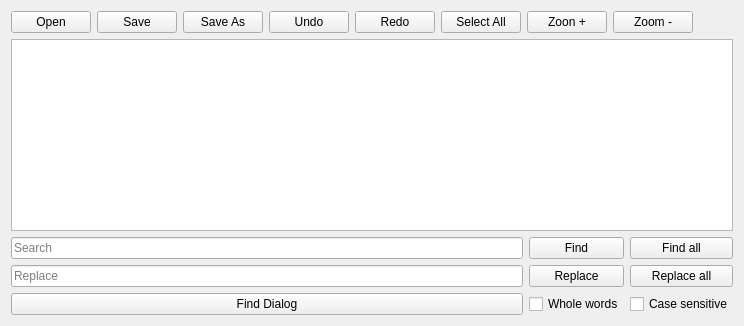
        <widget class="QWidget" name="tab_4">
         <attribute name="title">
          <string>Editor</string>
         </attribute>
         <layout class="QVBoxLayout" name="verticalLayout_14">
          <item>
           <layout class="QHBoxLayout" name="horizontalLayout_15">
            <item>
             <widget class="DialogButton" name="dialogbutton_2">
              <property name="minimumSize">
               <size>
                <width>80</width>
                <height>0</height>
               </size>
              </property>
              <property name="maximumSize">
               <size>
                <width>100</width>
                <height>16777215</height>
               </size>
              </property>
              <property name="text">
               <string>Open</string>
              </property>
              <property name="dialogName" stdset="0">
               <string>open_file</string>
              </property>
             </widget>
            </item>
            <item>
             <widget class="QPushButton" name="pushButton">
              <property name="minimumSize">
               <size>
                <width>80</width>
                <height>0</height>
               </size>
              </property>
              <property name="maximumSize">
               <size>
                <width>100</width>
                <height>16777215</height>
               </size>
              </property>
              <property name="text">
               <string>Save</string>
              </property>
             </widget>
            </item>
            <item>
             <widget class="QPushButton" name="pushButton_5">
              <property name="minimumSize">
               <size>
                <width>80</width>
                <height>0</height>
               </size>
              </property>
              <property name="maximumSize">
               <size>
                <width>100</width>
                <height>16777215</height>
               </size>
              </property>
              <property name="text">
               <string>Save As</string>
              </property>
             </widget>
            </item>
            <item>
             <widget class="QPushButton" name="pushButton_3">
              <property name="minimumSize">
               <size>
                <width>80</width>
                <height>0</height>
               </size>
              </property>
              <property name="maximumSize">
               <size>
                <width>100</width>
                <height>16777215</height>
               </size>
              </property>
              <property name="text">
               <string>Undo</string>
              </property>
             </widget>
            </item>
            <item>
             <widget class="QPushButton" name="pushButton_6">
              <property name="minimumSize">
               <size>
                <width>80</width>
                <height>0</height>
               </size>
              </property>
              <property name="maximumSize">
               <size>
                <width>100</width>
                <height>16777215</height>
               </size>
              </property>
              <property name="text">
               <string>Redo</string>
              </property>
             </widget>
            </item>
            <item>
             <widget class="QPushButton" name="pushButton_14">
              <property name="minimumSize">
               <size>
                <width>80</width>
                <height>0</height>
               </size>
              </property>
              <property name="maximumSize">
               <size>
                <width>100</width>
                <height>16777215</height>
               </size>
              </property>
              <property name="text">
               <string>Select All</string>
              </property>
             </widget>
            </item>
            <item>
             <widget class="QPushButton" name="pushButton_7">
              <property name="minimumSize">
               <size>
                <width>80</width>
                <height>0</height>
               </size>
              </property>
              <property name="maximumSize">
               <size>
                <width>100</width>
                <height>16777215</height>
               </size>
              </property>
              <property name="text">
               <string>Zoon +</string>
              </property>
             </widget>
            </item>
            <item>
             <widget class="QPushButton" name="pushButton_13">
              <property name="minimumSize">
               <size>
                <width>80</width>
                <height>0</height>
               </size>
              </property>
              <property name="maximumSize">
               <size>
                <width>100</width>
                <height>16777215</height>
               </size>
              </property>
              <property name="text">
               <string>Zoom -</string>
              </property>
             </widget>
            </item>
            <item>
             <spacer name="horizontalSpacer">
              <property name="orientation">
               <enum>Qt::Horizontal</enum>
              </property>
              <property name="sizeHint" stdset="0">
               <size>
                <width>40</width>
                <height>20</height>
               </size>
              </property>
             </spacer>
            </item>
           </layout>
          </item>
          <item>
           <layout class="QHBoxLayout" name="horizontalLayout_12">
            <item>
             <widget class="GcodeTextEdit" name="gcodetextedit_2">
              <property name="syntaxHighlighting" stdset="0">
               <bool>true</bool>
              </property>
              <property name="currentLineBackground" stdset="0">
               <color>
                <red>143</red>
                <green>179</green>
                <blue>70</blue>
               </color>
              </property>
              <property name="marginBackground" stdset="0">
               <color>
                <red>143</red>
                <green>179</green>
                <blue>70</blue>
               </color>
              </property>
              <property name="marginCurrentLineBackground" stdset="0">
               <color>
                <red>143</red>
                <green>179</green>
                <blue>70</blue>
               </color>
              </property>
             </widget>
            </item>
           </layout>
          </item>
          <item>
           <layout class="QGridLayout" name="gridLayout_3">
            <item row="1" column="1">
             <widget class="QPushButton" name="pushButton_9">
              <property name="maximumSize">
               <size>
                <width>16777215</width>
                <height>32</height>
               </size>
              </property>
              <property name="text">
               <string>Find</string>
              </property>
             </widget>
            </item>
            <item row="6" column="1">
             <widget class="QCheckBox" name="checkBox_4">
              <property name="text">
               <string>Whole words</string>
              </property>
             </widget>
            </item>
            <item row="3" column="3">
             <widget class="QPushButton" name="pushButton_11">
              <property name="maximumSize">
               <size>
                <width>16777215</width>
                <height>32</height>
               </size>
              </property>
              <property name="text">
               <string>Replace all</string>
              </property>
             </widget>
            </item>
            <item row="1" column="3">
             <widget class="QPushButton" name="pushButton_8">
              <property name="maximumSize">
               <size>
                <width>16777215</width>
                <height>32</height>
               </size>
              </property>
              <property name="text">
               <string>Find all</string>
              </property>
             </widget>
            </item>
            <item row="3" column="1">
             <widget class="QPushButton" name="pushButton_10">
              <property name="maximumSize">
               <size>
                <width>16777215</width>
                <height>32</height>
               </size>
              </property>
              <property name="text">
               <string>Replace</string>
              </property>
             </widget>
            </item>
            <item row="1" column="0">
             <widget class="QLineEdit" name="search_entry">
              <property name="placeholderText">
               <string>Search</string>
              </property>
             </widget>
            </item>
            <item row="3" column="0">
             <widget class="QLineEdit" name="replace_entry">
              <property name="placeholderText">
               <string>Replace</string>
              </property>
             </widget>
            </item>
            <item row="6" column="3">
             <widget class="QCheckBox" name="checkBox_3">
              <property name="text">
               <string>Case sensitive</string>
              </property>
             </widget>
            </item>
            <item row="6" column="0">
             <widget class="DialogButton" name="dialogbutton">
              <property name="text">
               <string>Find Dialog</string>
              </property>
              <property name="dialogName" stdset="0">
               <string>find_dialog</string>
              </property>
             </widget>
            </item>
           </layout>
          </item>
         </layout>
        </widget>
